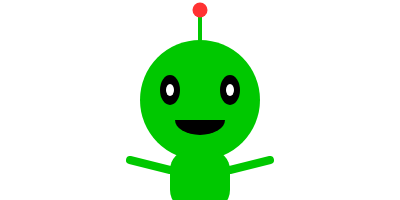
Frame 1 (no input)
Frame 60 (no input): identical to frame 1, image omitted
Frame 120 (the mouse pressed at the canvas centre since frame 60): identical to frame 1, image omitted

The p5.js sketch that drew this single still picture (run headless with seeded random() and noise() and a simulated clock; from frame 60 on, the mouse is pressed at the canvas centre):

// p5.js sketch
// ── sketch.js
function setup() {
  createCanvas(400, 200);
}

function draw() {
  background(255);

  // Alien head
  noStroke();
  fill(0, 200, 0);
  ellipse(200, 100, 120, 120);

  // Eyes
  fill(0);
  ellipse(170, 90, 20, 30);
  ellipse(230, 90, 20, 30);
  fill(255);
  ellipse(170, 90, 8, 12);
  ellipse(230, 90, 8, 12);

  // Antennae
  stroke(0, 200, 0);
  strokeWeight(4);
  line(200, 40, 200, 10);
  noStroke();
  fill(255, 50, 50);
  ellipse(200, 10, 15, 15);

  // Mouth
  fill(0);
  arc(200, 120, 50, 30, 0, PI);

  // Body
  fill(0, 200, 0);
  rect(170, 150, 60, 60, 20);

  // Arms
  stroke(0, 200, 0);
  strokeWeight(8);
  line(170, 170, 130, 160);
  line(230, 170, 270, 160);
  noStroke();
}
